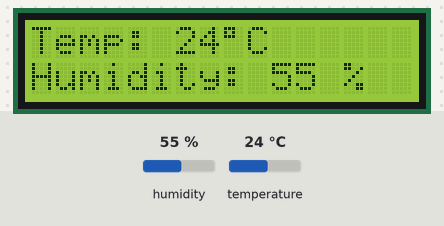
A sketch run on a simulated Arduino Uno, built with avr-gcc and run on an emulated ATmega328P. On the bench: 16×2 character LCD. Inputs (shaded band) come from the test bench; at power-on: humidity 55 %, temperature 24 °C.

Above: at 1.2 s.
1.3 s: humidity set to 22 %
At 1.7 s:
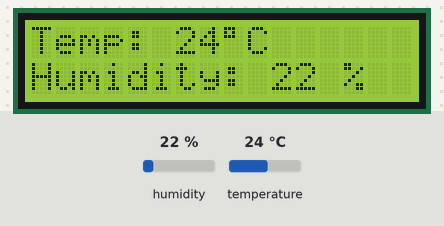
2.8 s: temperature set to 12 °C
At 3.4 s:
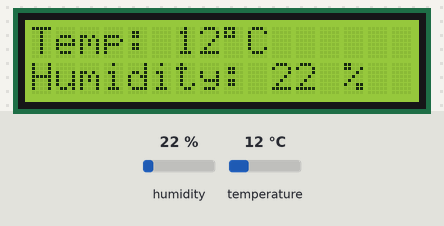
4.3 s: humidity set to 40 %
At 5.7 s:
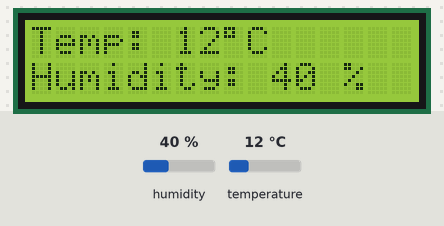
6.0 s: temperature set to 19 °C
At 6.3 s:
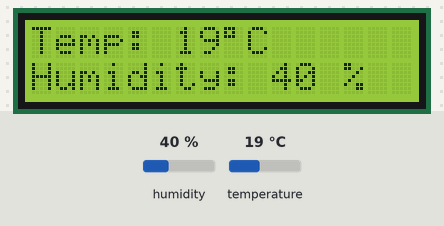
Timing chart, 0 to 8.5 s (numbered marks = the images above; inputs shaded):
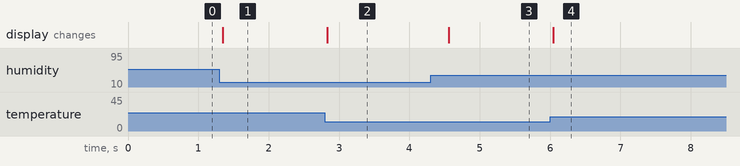

The sketch:

DHT11_w_LCD_display.ino
```cpp
// DHT11_w_LCD_display.ino
#include <dht.h>
#include <LiquidCrystal_I2C.h>
#include <Wire.h>
LiquidCrystal_I2C lcd(0x27,16,2); // set the LCD address to 0x27 for a 16
// chars and 2 line display
dht DHT;
const int DHT11_PIN= 4;
void setup()
{ lcd.begin(); //initialize the lcd
lcd.backlight(); //open the backlight
}
void loop()
{ DHT.read11(DHT11_PIN);
lcd.setCursor(0, 0); lcd.print("Temp: ");
lcd.print(DHT.temperature,0);
lcd.print(char(223));//print the unit" oC "
lcd.print("C");
lcd.setCursor(0, 1);
lcd.print("Humidity: ");
lcd.print(DHT.humidity,0); lcd.print(" %");
delay(200);
}
```

Measured:
- after the input at 1.3 s, the display: changes after 0.05 s (image 1)
- after the input at 2.8 s, the display: changes at once (image 2)
- after the input at 4.3 s, the display: changes after 0.26 s (image 3)
- after the input at 6.0 s, the display: changes at once (image 4)
